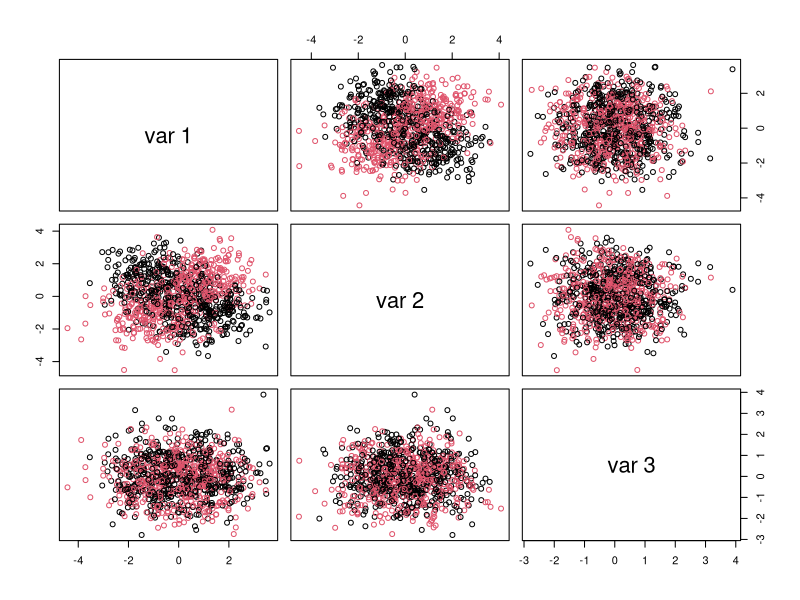
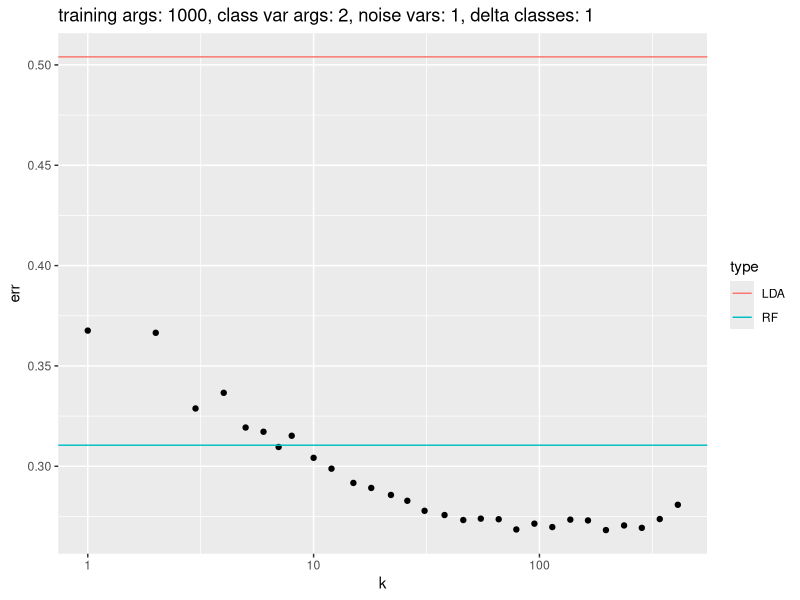
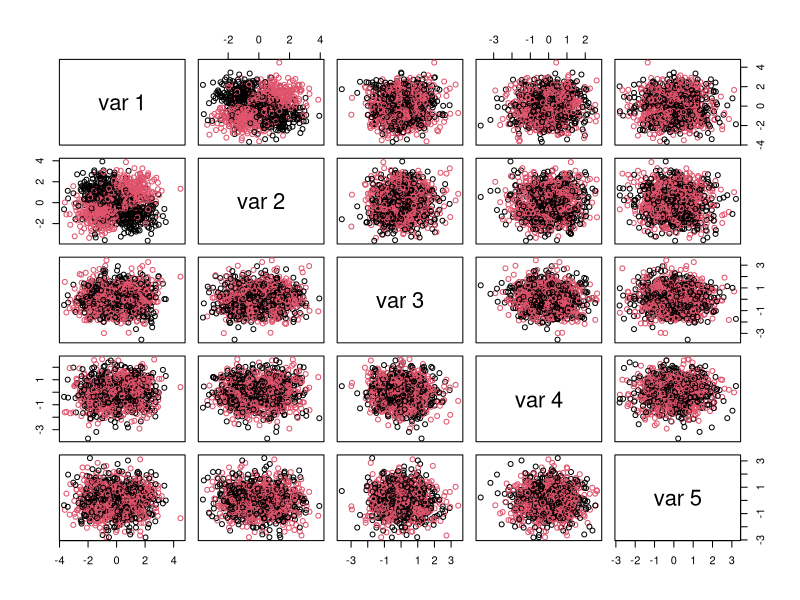
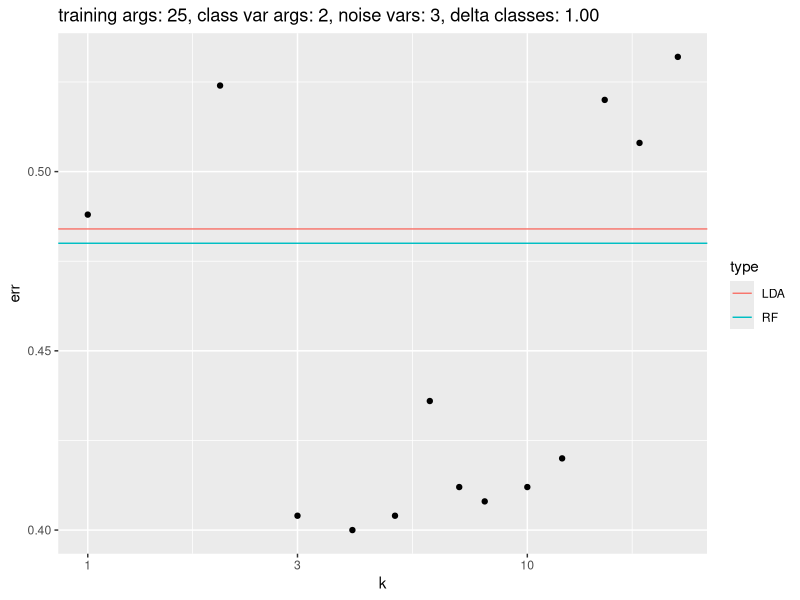
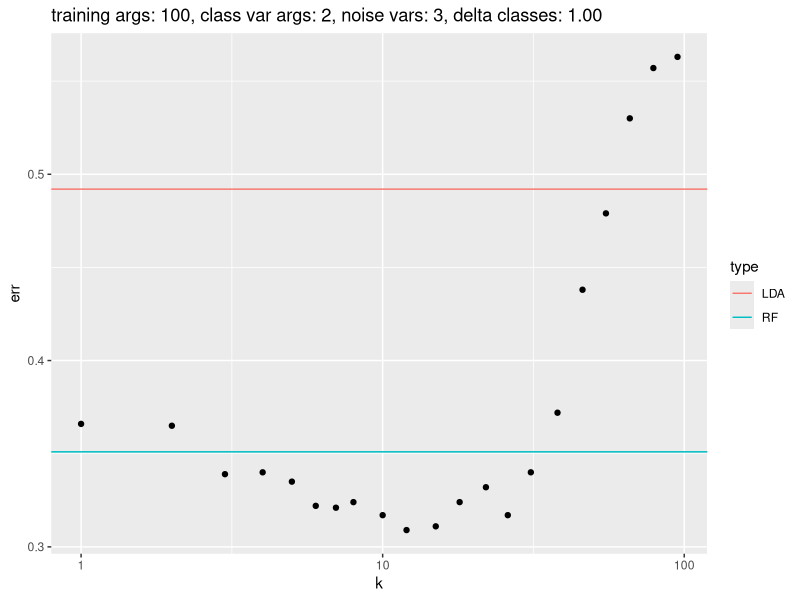
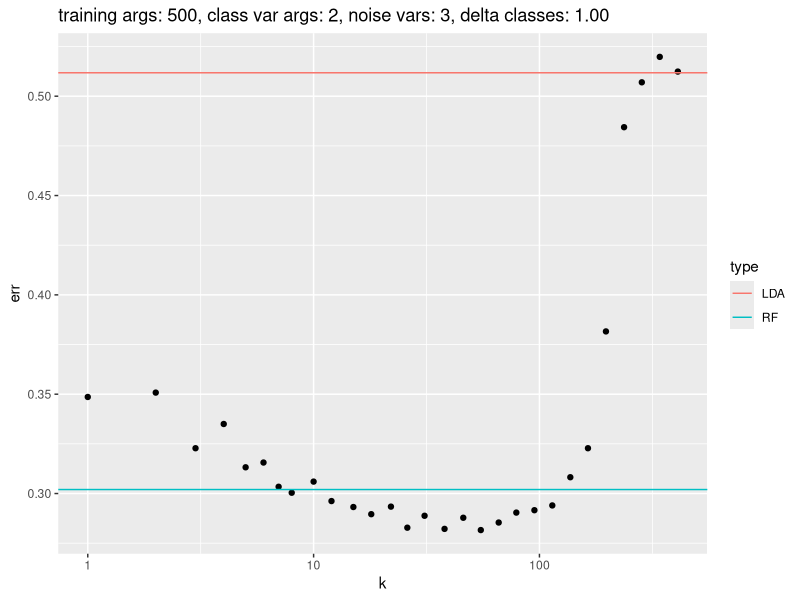
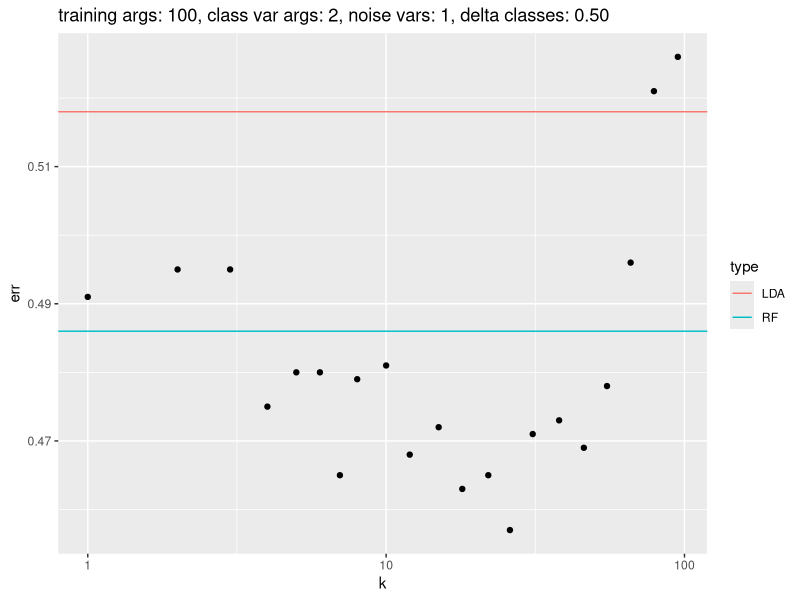
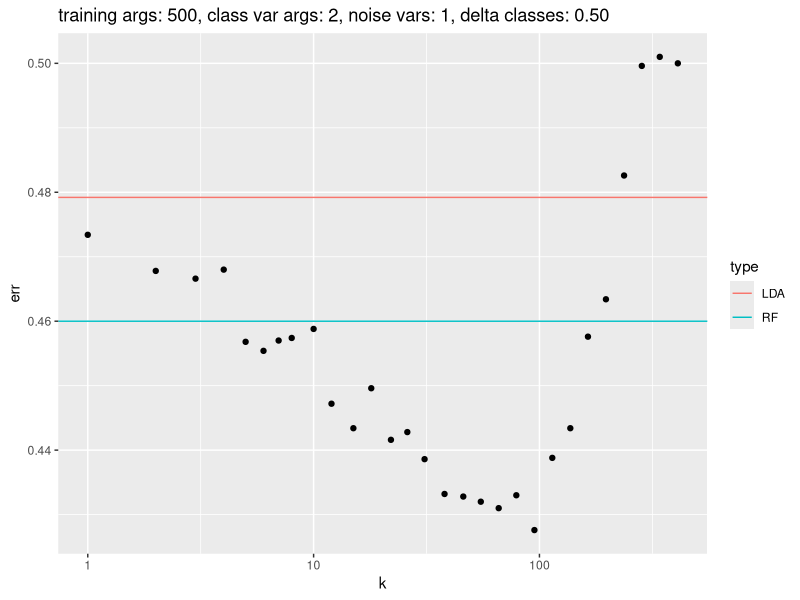

Here is the R script that generated these plots, in order: (Note: a time limit stopped this script after it produced the figures.)
## ---- chunk 1
library(randomForest)
library(MASS)
library(class)
library(ggplot2)
knitr::opts_chunk$set(echo = TRUE)
## ---- chunk 2

globalTrainDataObs = 1000
globalClassVar     = 2
globalNoiseVars    = 1
globalDeltaClass   = 1

# How many observations:
getTestData <- function(
  trainDataObsArg = 1000,
  nClassVarsArg = 2,
  nNoiseVarsArg = 1,
  deltaClassArg = 1) {

  nObs <- trainDataObsArg
  # How many predictors are associated with outcome:
  nClassVars <- nClassVarsArg
  # How many predictors are not:
  nNoiseVars <- nNoiseVarsArg
  # To modulate average difference between two classes' predictor values:
  deltaClass <- deltaClassArg
  # Simulate training and test datasets with an interaction 
  # between attribute levels associated with the outcome:
  
  xyzTrain <- matrix(rnorm(nObs*(nClassVars+nNoiseVars)),nrow=nObs,ncol=nClassVars+nNoiseVars)
  xyzTest <- matrix(rnorm(10*nObs*(nClassVars+nNoiseVars)),nrow=10*nObs,ncol=nClassVars+nNoiseVars)
  classTrain <- 1
  classTest <- 1
  for ( iTmp in 1:nClassVars ) {
    deltaTrain <- sample(deltaClass*c(-1,1),nObs,replace=TRUE)
    xyzTrain[,iTmp] <- xyzTrain[,iTmp] + deltaTrain
    classTrain <- classTrain * deltaTrain
    deltaTest <- sample(deltaClass*c(-1,1),10*nObs,replace=TRUE)
    xyzTest[,iTmp] <- xyzTest[,iTmp] + deltaTest
    classTest <- classTest * deltaTest
  }
  classTrain <- factor(classTrain > 0)
  return ( list(
    "xyzTest"    = xyzTest,
    "xyzTrain"   = xyzTrain,
    "classTest"  = classTest,
    "classTrain" = classTrain
  ))
}
## ---- chunk 3

gtd <- getTestData(globalTrainDataObs, globalClassVar, globalNoiseVars, globalDeltaClass)

xyzTest    = gtd$xyzTest
xyzTrain   = gtd$xyzTrain
classTest  = gtd$classTest
classTrain = gtd$classTrain

table(classTrain)
# plot resulting attribute levels colored by outcome:
pairs(xyzTrain,col=as.numeric(classTrain))
## ---- chunk 4

ggplot_Lda_Rf_Knn <- function(err, dfTmp, ldaTmpTbl, rfTmpTbl, titleArg) {
  ggplot(dfTmp,aes(x=k,y=err)) + geom_point() + scale_x_log10() + 
          geom_hline(
            aes(yintercept = err,colour=type),
            data=data.frame(
                type=c("LDA","RF"),
                err=c(
                  1 - sum(diag(ldaTmpTbl)) / sum(ldaTmpTbl),
                  1 - sum(diag(rfTmpTbl)) / sum(rfTmpTbl)
                )
            )
          ) + ggtitle(titleArg)
}
## ---- chunk 5
# Fit random forest to train data, obtain test error:
getRfTmpTable <- function(xyzTest, xyzTrain, classTest, classTrain) {
  rfRes <- randomForest(xyzTrain, classTrain)
  rfTmpTbl <- table(classTest, predict(rfRes, newdata=xyzTest))
  return (rfTmpTbl)
}

# Why are these args: 25, 2, 3, 1 -- why are they a problem for RandomFOrest due
#   to "response has five or fewer unique values"
# l <- getTestData(1000, 2, 1, 1)
# xyzTest    <- l$xyzTest
# xyzTrain   <- l$xyzTrain
# classTest  <- l$classTest
# classTrain <- l$classTrain
# 
# 
# l <- getTestData(25, 2, 3, 1)
# xyzTest    <- l$xyzTest
# xyzTrain   <- l$xyzTrain
# classTest  <- l$classTest
# classTrain <- l$classTrain
# 
# rfTmpTbl <- getRfTmpTable(xyzTest, xyzTrain, classTest, classTrain)
# rfTmpTbl

rfTmpTbl <- getRfTmpTable(xyzTest, xyzTrain, classTest, classTrain)
rfTmpTbl
## ---- chunk 6
# Fit LDA model to train data and evaluate error on the test data:

getLdaTmpTable <- function(xyzTest, xyzTrain, classTest, classTrain) {
  ldaRes <- lda(xyzTrain,classTrain)
  ldaTmpTbl <- table(classTest,predict(ldaRes,newdata=xyzTest)$class)
  ldaTmpTbl
  return (ldaTmpTbl)
}

ldaTmpTbl <- getLdaTmpTable(xyzTest, xyzTrain, classTest, classTrain)
## ---- chunk 7
# Fit LDA model to train data and evaluate error on the test data:

getKnnTmpTable <- function(xyzTest, xyzTrain, classTest, classTrain, kMax) {
  dfTmp <- NULL
  err <- NULL
  for ( kTmp in Filter(function(x) {x<kMax}, sort(unique(floor(1.2^(1:33)))))) {
    
    knnRes <- knn(xyzTrain,xyzTest,classTrain,k=kTmp)
    tmpTbl <- table(classTest,knnRes)
    dfTmp <- rbind(dfTmp, data.frame(
         err = 1 - sum(diag(tmpTbl)) / sum(tmpTbl),
         k = kTmp)
    )
  }
  return (list("err" = err, "dfTmp" = dfTmp))
}

## ---- chunk 8
# Fit KNN model at several levels of k:
l <- getKnnTmpTable(xyzTest, xyzTrain, classTest, classTrain, 99999)
dfTmp = l$dfTmp
err   = l$err

titleArg = sprintf("training args: %d, class var args: %d, noise vars: %d, delta classes: %d", globalTrainDataObs, globalClassVar, globalNoiseVars, globalDeltaClass)

# undebug(ggplot_Lda_Rf_Knn)
ggplot_Lda_Rf_Knn(err, dfTmp, ldaTmpTbl, rfTmpTbl, titleArg)
## ---- chunk 9
gtd <- getTestData(1000, 2, 3, 1)
xyzTest    = gtd$xyzTest
xyzTrain   = gtd$xyzTrain
classTest  = gtd$classTest
classTrain = gtd$classTrain

table(classTrain)
# plot resulting attribute levels colored by outcome:
pairs(xyzTrain, col=as.numeric(classTrain))
## ---- chunk 10

compare_LDA_KNN_RandomForest <- function(nObsArg, nClassVarsArg, nNoiseVarsArg, deltaClassArg) {
  
  gtd <- getTestData(nObsArg, nClassVarsArg, nNoiseVarsArg, deltaClassArg)
  xyzTest    <- gtd$xyzTest
  xyzTrain   <- gtd$xyzTrain
  classTest  <- gtd$classTest
  classTrain <- gtd$classTrain

  ldaTmpTbl <- getLdaTmpTable(xyzTest, xyzTrain, classTest, classTrain)
  rfTmpTbl <- getRfTmpTable(xyzTest, xyzTrain, classTest, classTrain)
  # print("rfTmpTbl") 
  # print(rfTmpTbl) 
  # rfTmpTbl

  l <- getKnnTmpTable(xyzTest, xyzTrain, classTest, classTrain, nObsArg)
  dfTmp = l$dfTmp
  err   = l$err
  
  print(err)
  
  titleArg = sprintf("training args: %d, class var args: %d, noise vars: %d, delta classes: %.2f", nObsArg, nClassVarsArg, nNoiseVarsArg, deltaClassArg)

  print(ggplot_Lda_Rf_Knn(err, dfTmp, ldaTmpTbl, rfTmpTbl, titleArg))
}

undebug(compare_LDA_KNN_RandomForest)

for (nObs in c(25, 100, 500)) {
  compare_LDA_KNN_RandomForest(nObs, 2, 3, 1)
}
## ---- chunk 11

for (deltaClass in c(0.5, 1, 2)) {
  for (trainObs in c(100, 500)) {
    compare_LDA_KNN_RandomForest(trainObs, nClassVarsArg = 2, nNoiseVarsArg = 1, deltaClassArg = deltaClass)
  }
}

## ---- chunk 12

for (classVarsArg in c(2, 5)) {
  for (noiseVarsArg in c(1, 3, 10)) {
    nTrainObs = 500
    nDeltaClass = 1
    compare_LDA_KNN_RandomForest(nTrainObs, nClassVarsArg = classVarsArg, nNoiseVarsArg = noiseVarsArg, deltaClassArg = nDeltaClass)
  }
}

## ---- chunk 13

# Modify getRfTmpTable so that we can iterate over `mtry` attribute
getRfTmpTable <- function(xyzTest, xyzTrain, classTest, classTrain) {
  rfRes <- randomForest(xyzTrain, classTrain, mtry=mTryVal)
  rfTmpTbl <- table(classTest, predict(rfRes, newdata=xyzTest))
  return (rfTmpTbl)
}

for (mTryVal in c(2, 5, 10)) {
  compare_LDA_KNN_RandomForest(5000, nClassVarsArg = 3, nNoiseVarsArg = 20, deltaClassArg = 2)
}
